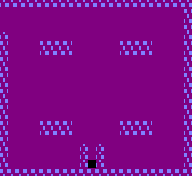

This game map was drawn from its Tiled (.tmx) file and the tilesets committed beside it. A one-line description and the full map source follow:
An orthogonal 24x22 tile map with 8x8 px tiles, 1 tile layer (Capa de Patrones 1).

<map version="1.0" tiledversion="2018.06.01" orientation="orthogonal" renderorder="right-down" width="24" height="22" tilewidth="8" tileheight="8" infinite="0" nextlayerid="2" nextobjectid="1">
 <tileset firstgid="1" name="tiles" tilewidth="8" tileheight="8" tilecount="45" columns="9">
  <image source="../../tiles.png" width="72" height="40" />
 </tileset>
 <layer id="1" name="Capa de Patrones 1" width="24" height="22">
  <data encoding="csv">
17,17,17,17,17,17,17,17,17,17,17,17,17,17,17,17,17,17,17,17,17,17,17,17,
4,4,4,4,4,4,4,4,4,4,4,4,4,4,4,4,4,4,4,4,4,4,4,26,
4,4,4,4,4,4,4,4,4,4,4,4,4,4,4,4,4,4,4,4,4,4,4,17,
4,4,4,4,4,4,4,4,4,4,4,4,4,4,4,4,4,4,4,4,4,4,4,26,
17,4,4,4,4,4,4,4,4,4,4,4,4,4,4,4,4,4,4,4,4,4,4,17,
26,4,4,4,4,26,26,26,26,4,4,4,4,4,4,26,26,26,26,4,4,4,4,26,
17,4,4,4,4,17,17,17,17,4,4,4,4,4,4,17,17,17,17,4,4,4,4,17,
26,4,4,4,4,4,4,4,4,4,4,4,4,4,4,4,4,4,4,4,4,4,4,26,
17,4,4,4,4,4,4,4,4,4,4,4,4,4,4,4,4,4,4,4,4,4,4,17,
26,4,4,4,4,4,4,4,4,4,4,4,4,4,4,4,4,4,4,4,4,4,4,26,
17,4,4,4,4,4,4,4,4,4,4,4,4,4,4,4,4,4,4,4,4,4,4,17,
26,4,4,4,4,4,4,4,4,4,4,4,4,4,4,4,4,4,4,4,4,4,4,26,
17,4,4,4,4,4,4,4,4,4,4,4,4,4,4,4,4,4,4,4,4,4,4,17,
26,4,4,4,4,4,4,4,4,4,4,4,4,4,4,4,4,4,4,4,4,4,4,26,
17,4,4,4,4,4,4,4,4,4,4,4,4,4,4,4,4,4,4,4,4,4,4,17,
26,4,4,4,4,26,26,26,26,4,4,4,4,4,4,26,26,26,26,4,4,4,4,26,
17,4,4,4,4,17,17,17,17,4,4,4,4,4,4,17,17,17,17,4,4,4,4,17,
26,4,4,4,4,4,4,4,4,4,4,4,4,4,4,4,4,4,4,4,4,4,4,26,
17,4,4,4,4,4,4,4,4,4,17,4,17,4,4,4,4,4,4,4,4,4,4,17,
26,4,4,4,4,4,4,4,4,4,17,4,17,4,4,4,4,4,4,4,4,4,4,26,
17,4,4,4,4,4,4,4,4,4,17,9,17,4,4,4,4,4,4,4,4,4,4,17,
26,26,26,26,26,26,26,26,26,26,26,26,26,26,26,26,26,26,26,26,26,26,26,26
</data>
 </layer>
</map>
